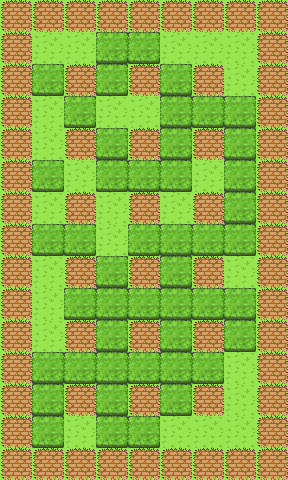

This is a level from a 2D game, rendered from its Tiled map with the project's own tilesets. A one-line summary and the complete map file follow:
An orthogonal 9x15 tile map with 32x32 px tiles, 4 tile layers (back, tool, wood, wall), 2 tilesets and 3 objects (2x enemy, player).

<map version="1.10" tiledversion="1.11.2" orientation="orthogonal" renderorder="right-down" width="9" height="15" tilewidth="32" tileheight="32" infinite="0" nextlayerid="8" nextobjectid="4">
 <tileset firstgid="1" source="bomber1.tsx" />
 <tileset firstgid="4" source="bomber2.tsx" />
 <layer id="1" name="back" width="9" height="15" tintcolor="#ffffff">
  <data encoding="csv">
2,2,2,2,2,2,2,2,2,
2,2,2,2,2,2,2,2,2,
2,2,2,2,2,2,2,2,2,
2,2,2,2,2,2,2,2,2,
2,2,2,2,2,2,2,2,2,
2,2,2,2,2,2,2,2,2,
2,2,2,2,2,2,2,2,2,
2,2,2,2,2,2,2,2,2,
2,2,2,2,2,2,2,2,2,
2,2,2,2,2,2,2,2,2,
2,2,2,2,2,2,2,2,2,
2,2,2,2,2,2,2,2,2,
2,2,2,2,2,2,2,2,2,
2,2,2,2,2,2,2,2,2,
2,2,2,2,2,2,2,2,2
</data>
 </layer>
 <layer id="7" name="tool" width="9" height="15">
  <data encoding="csv">
0,0,0,0,0,0,0,0,0,
0,0,0,0,0,0,0,0,0,
0,0,0,0,0,0,0,0,0,
0,0,0,0,0,0,0,0,0,
0,0,0,0,0,9,0,0,0,
0,0,0,0,0,0,0,0,0,
0,0,0,0,0,0,0,0,0,
0,0,0,0,6,0,0,0,0,
0,0,0,7,0,0,0,0,0,
0,0,0,0,0,0,0,0,0,
0,0,0,0,0,10,0,0,0,
0,0,0,0,0,0,0,0,0,
0,0,0,0,0,0,0,0,0,
0,0,0,0,0,0,0,0,0,
0,0,0,0,0,0,0,0,0
</data>
 </layer>
 <layer id="5" name="wood" width="9" height="15">
  <data encoding="csv">
0,0,0,0,0,0,0,0,0,
0,0,0,1,1,0,0,0,0,
0,1,1,1,0,1,1,0,0,
0,0,1,0,0,1,1,1,0,
0,0,1,1,0,1,0,1,0,
0,1,0,1,1,1,0,1,0,
0,0,1,0,0,0,0,1,0,
0,1,1,0,1,1,1,1,0,
0,0,1,1,1,1,0,0,0,
0,0,1,1,1,1,1,1,0,
0,0,1,1,1,1,0,1,0,
0,1,1,1,1,1,1,0,0,
0,1,0,1,0,1,1,0,0,
0,1,0,1,1,0,0,0,0,
0,0,0,0,0,0,0,0,0
</data>
 </layer>
 <layer id="4" name="wall" width="9" height="15">
  <data encoding="csv">
3,3,3,3,3,3,3,3,3,
3,0,0,0,0,0,0,0,3,
3,0,3,0,3,0,3,0,3,
3,0,0,0,0,0,0,0,3,
3,0,3,0,3,0,3,0,3,
3,0,0,0,0,0,0,0,3,
3,0,3,0,3,0,3,0,3,
3,0,0,0,0,0,0,0,3,
3,0,3,0,3,0,3,0,3,
3,0,0,0,0,0,0,0,3,
3,0,3,0,3,0,3,0,3,
3,0,0,0,0,0,0,0,3,
3,0,3,0,3,0,3,0,3,
3,0,0,0,0,0,0,0,3,
3,3,3,3,3,3,3,3,3
</data>
 </layer>
 <objectgroup id="6" name="object">
  <object id="1" name="player" x="33.8629" y="32.8777" width="26.8999" height="25.9036">
   <properties>
    <property name="type" type="int" value="0" />
   </properties>
  </object>
  <object id="2" name="enemy" x="225.166" y="32.8814" width="26.8999" height="26.8999">
   <properties>
    <property name="type" type="int" value="1" />
   </properties>
  </object>
  <object id="3" name="enemy" x="225.155" y="417.44" width="28.8925" height="26.8999">
   <properties>
    <property name="type" type="int" value="1" />
   </properties>
  </object>
 </objectgroup>
</map>